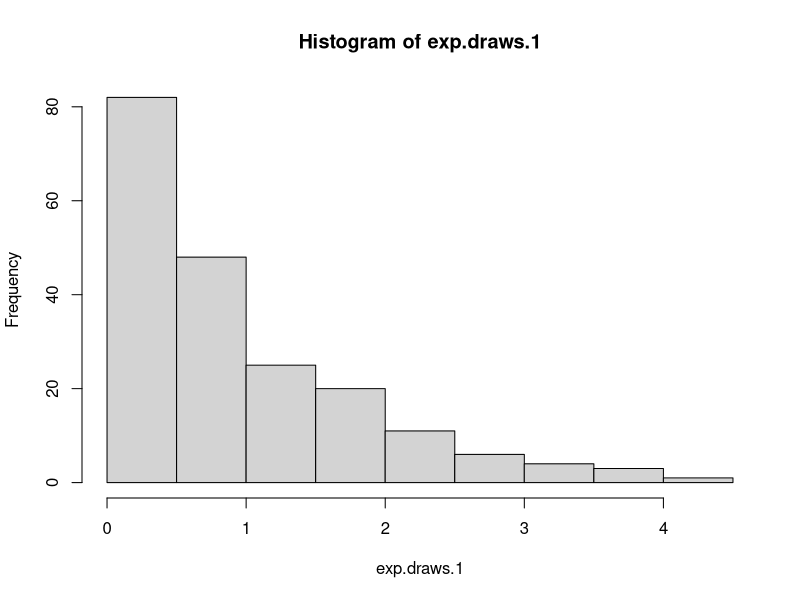
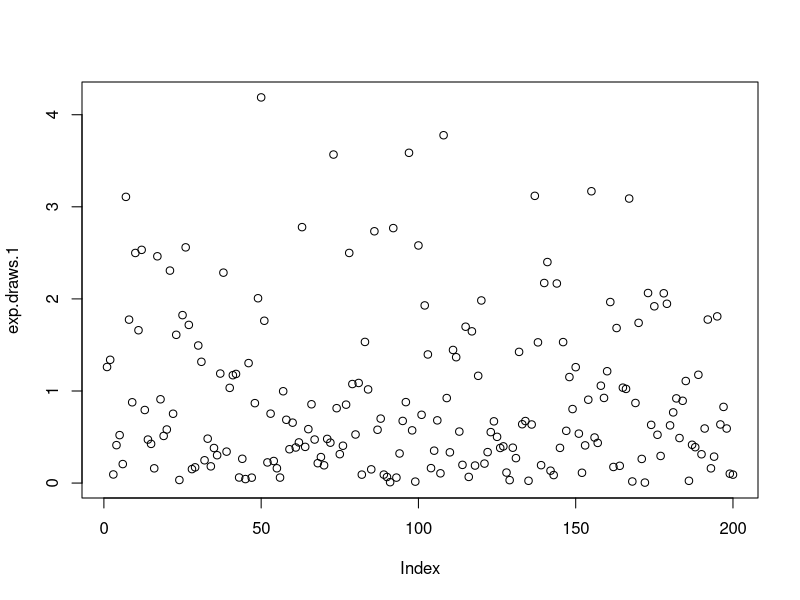
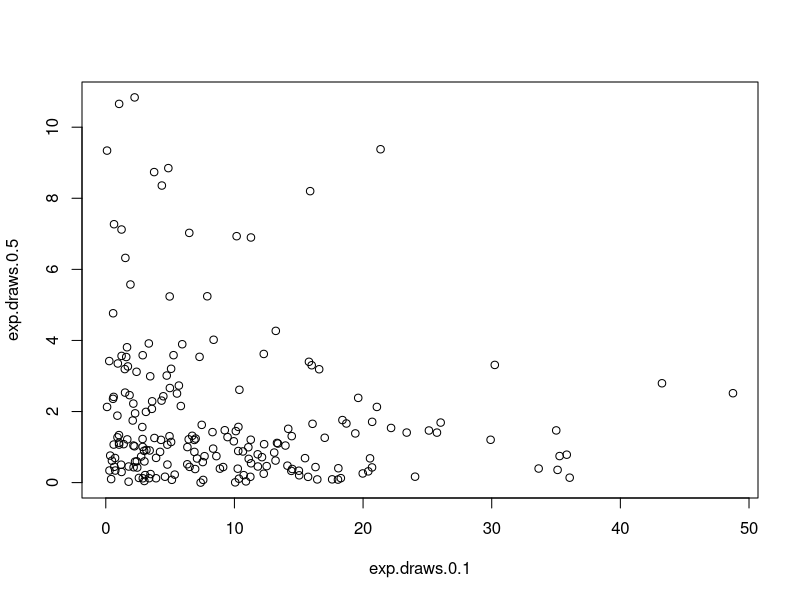
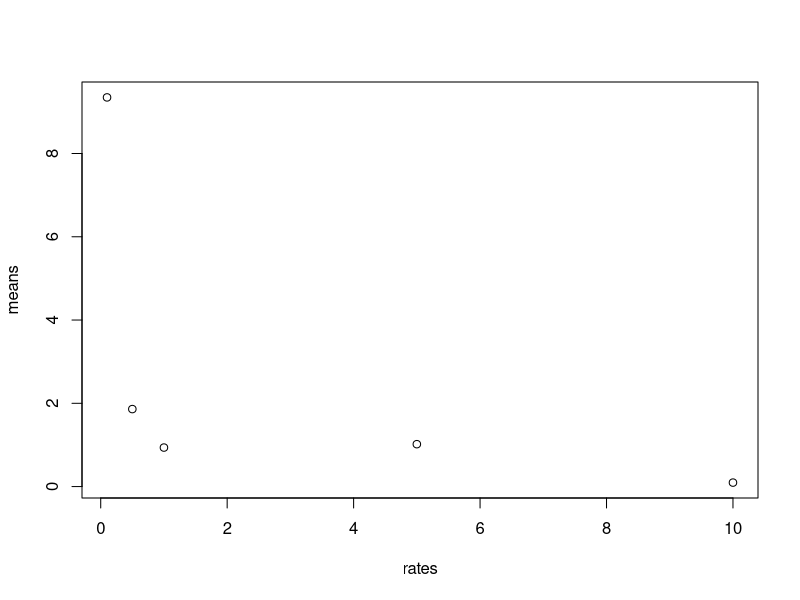
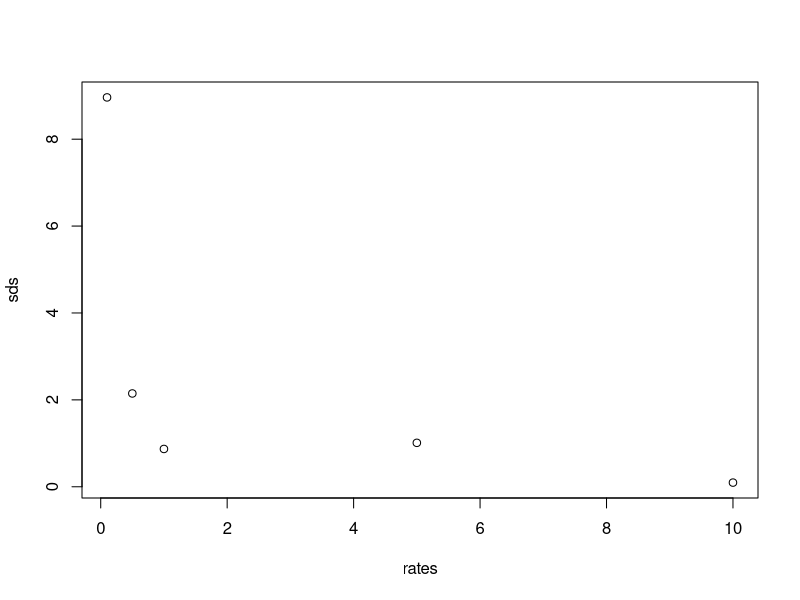
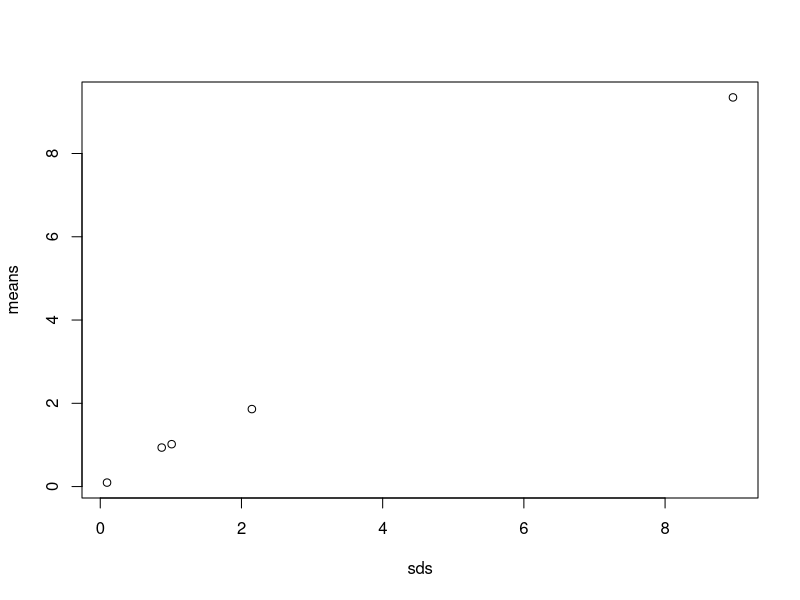
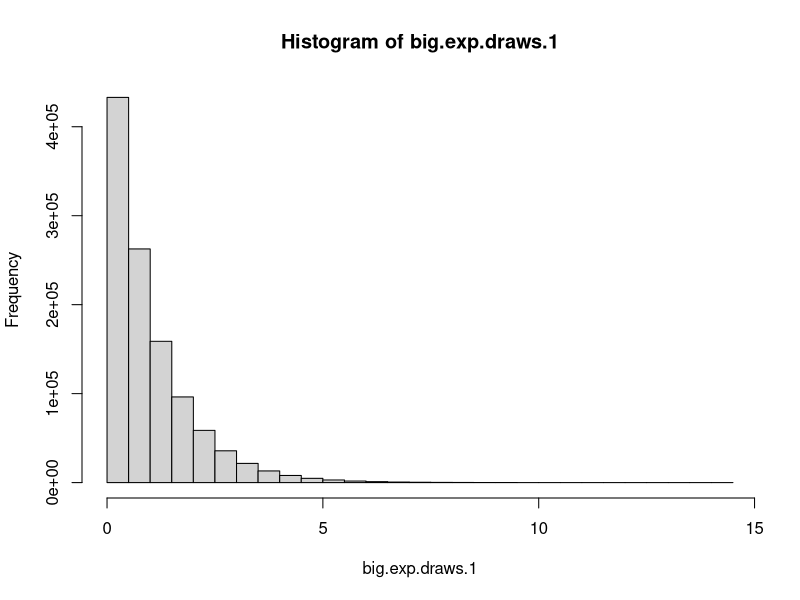

Recreate these plots in R, in order.
## ---- chunk 1
knitr::opts_chunk$set(echo = TRUE)
## ---- chunk 2
exp.draws.1<-rexp(n=200)
mean(exp.draws.1)
sd(exp.draws.1)
## ---- chunk 3
exp.draws.0.1<-rexp(n=200,rate = 0.1)
exp.draws.0.5<-rexp(n=200,rate = 0.5)
exp.draws.5<-rexp(n=200,rate = 1)
exp.draws.10<-rexp(n=200,rate = 10)
## ---- chunk 4
hist(exp.draws.1)
## ---- chunk 5
plot(exp.draws.1)
## ---- chunk 6
plot(exp.draws.0.1,exp.draws.0.5)
## ---- chunk 7
means<-c(mean(exp.draws.0.1),mean(exp.draws.0.5),mean(exp.draws.1),mean(exp.draws.5),mean(exp.draws.10))
## ---- chunk 8
rates<-c(0.1,0.5,1,5,10)
plot(rates,means)
## ---- chunk 9
sds<-c(sd(exp.draws.0.1),sd(exp.draws.0.5),sd(exp.draws.1),sd(exp.draws.5),sd(exp.draws.10))
plot(rates,sds)
## ---- chunk 10
plot(sds,means)
## ---- chunk 11
big.exp.draws.1<-rexp(n=1100000)
mean(big.exp.draws.1)
sd(big.exp.draws.1)
## ---- chunk 12
hist(big.exp.draws.1)
